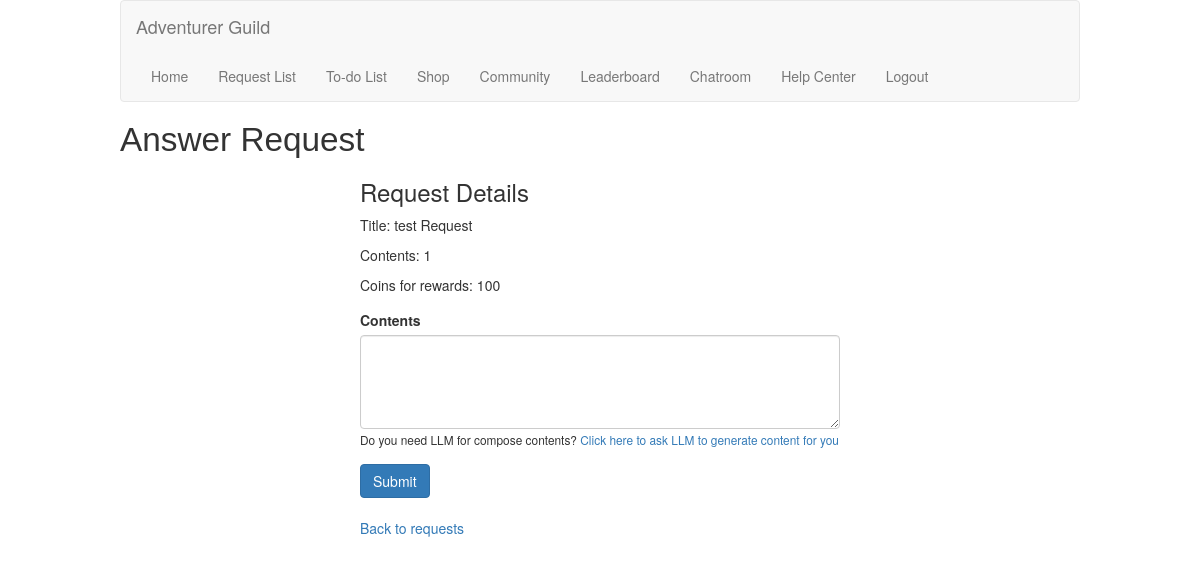
Screenshot of /answerrequest/1 (signed in) with the database file from the repository.
### models/sqlmodels.py (models this page shows, shortened)
class Requests(db.Model):
    __tablename__ = 'requests'
    requestID = Column(Integer, primary_key=True, autoincrement=True)
    title = Column(String(120), nullable=False)
    content = Column(Text, nullable=False)
    rewards = Column(String(120))
    timelimit = Column(String(120))
    userID = Column(String(120), ForeignKey('users.userID', name='fk_requests_userID'))
    status = Column(Text, nullable=False, default="Available")
    answer = Column(Text)

### app.py (the view)
    @app.route('/answerrequest/<requestid>')
    @login_required
    def answerRequest(requestid):
        userID = current_user.id
        result = Requests.query.filter(Requests.requestID == requestid).first()
        if result:
            return render_template("answerrequest.html", result=result, userID=userID)
        else:
            return render_template("answerrequest.html", errmsg=f"We cannot find any content.")

### app.py (called while the page is built)
    @login_manager.user_loader
    def load_user(user_id):
        return User(user_id)

### templates/answerrequest.html (shortened to what this page needs)
{% extends 'base.html' %}
{% block content %}
    <h1 id="pageBanner">Answer Request</h1>
    <div class="newthreadandrequest">
        <form method="POST" action="/doanswerrequest">
            <div class="form-group fillForms">
                <h3>Request Details</h3>
                <p>Title: {{result.title}}</p>
                <p>Contents: {{result.content}}</p>
                <p>Coins for rewards: {{result.rewards}}</p>
            </div>
            <div class="form-group fillForms">
                <label for="content">Contents</label>
                <textarea class="form-control" id="content" name="content" rows="4" cols="50"></textarea>
                <small>Do you need LLM for compose contents? <a href="#newthreadandrequest" onclick="loadLLM(2)">Click here to ask LLM to generate content for you</a></small>
            </div>
            <button type="submit" class="btn btn-primary">Submit</button>
            </form>
            <br>
            <p><a href="/requests" title="Back">Back to requests</a></p>
    </div>
{% endblock %}

### static/css/main.css (style rules this page uses)
a { text-decoration: none; }
.newthreadandrequest { margin-left: auto; margin-right: auto; width: 50%; }
#pageBanner { font-family: 'Gill Sans', 'Gill Sans MT', Calibri, 'Trebuchet MS', sans-serif; font-size: 25pt; }

### rows the page displays
Requests: title "test Request", content "1", rewards "100"
